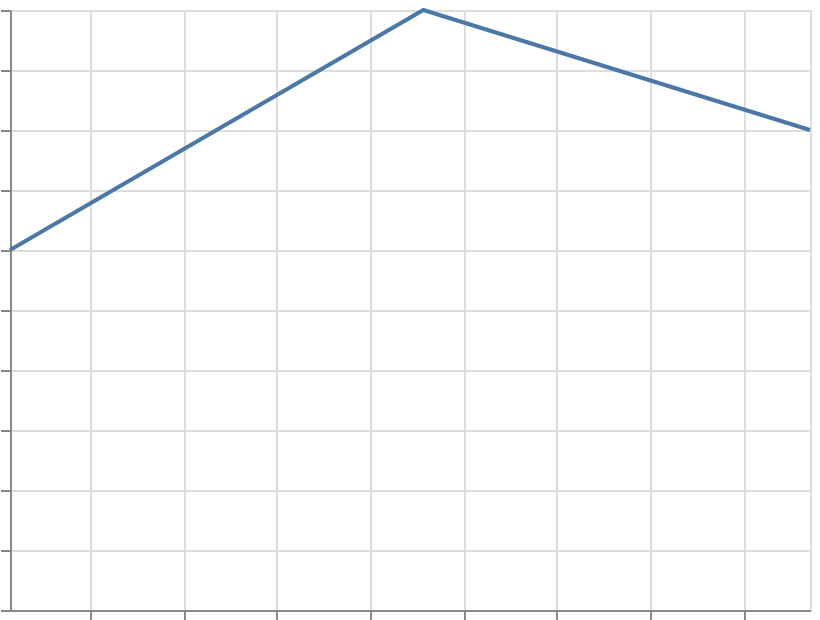

Vega-Lite specification stored for this chart:
### Vega-Lite specification from a JSON file in a GitHub repository (floating-point values rounded to 4 significant figures)
{"$schema": "https://vega.github.io/schema/vega-lite/v6.json", "width": 400, "height": 300, "padding": 5, "autosize": "none", "data": {"name": "table", "values": [{"t": "2024-01-15", "v": 3}, {"t": "2024-02-15", "v": 5}, {"t": "2024-03-15", "v": 4}]}, "mark": "line", "encoding": {"x": {"field": "t", "type": "temporal"}, "y": {"field": "v", "type": "quantitative"}}}
